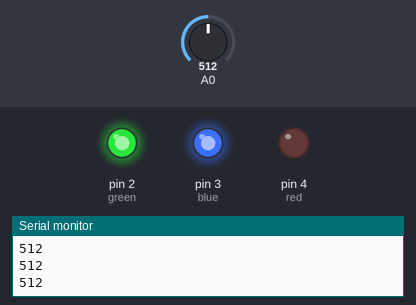
Simulated run of this sketch. Board: Arduino Uno, built with avr-gcc and run on an emulated ATmega328P. Shown: output pins drawn as LEDs (lit = HIGH), the last lines printed to the serial monitor. The test bench sets the inputs (shaded band); at power-on: A0 = 512. Pins used as bus, display or sensor lines are not drawn.

Above: at 1.2 s.
1.3 s: A0 set to 490
At 1.8 s:
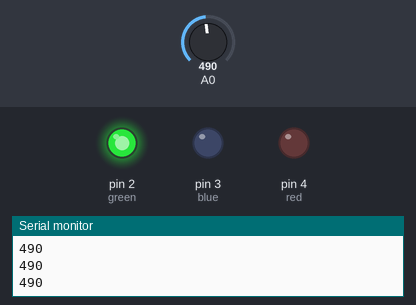
4.3 s: A0 set to 710
At 4.81 s:
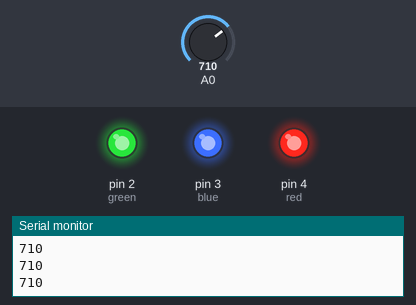
7.3 s: A0 set to 685
At 7.82 s:
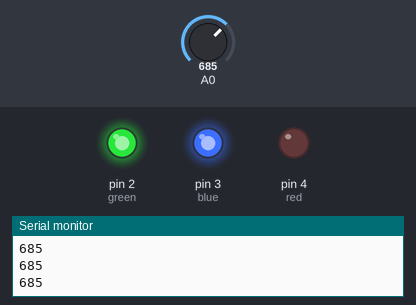
10.3 s: A0 set to 716
At 10.83 s:
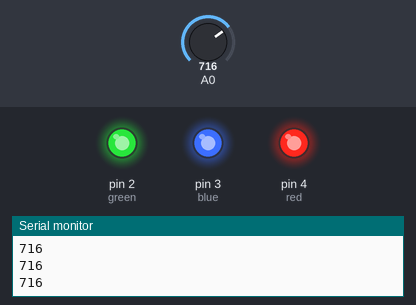
Timing chart, 0 to 13.3 s (numbered marks = the images above; inputs shaded):
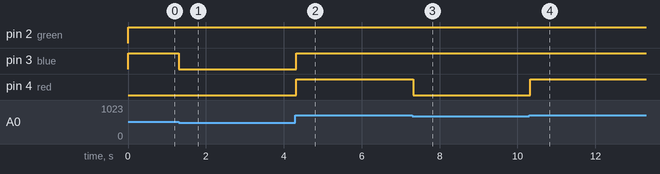

The sketch:

LDR.ino
```cpp
int white=0, yellow=1, green=2, blue=3, red=4;
int arr[5]={white, yellow, green, blue, red};

void setup() {
  Serial.begin(9600);
  pinMode(white, OUTPUT);
  pinMode(yellow, OUTPUT);
  pinMode(green, OUTPUT);
  pinMode(blue, OUTPUT);
  pinMode(red, OUTPUT);
   // put your setup code here, to run once:

}

void loop() {
  int x=analogRead(A0);
  //Serial.print("Resistance levels: ");
  Serial.println(x);
  if(x<=100)
  {
    digitalWrite(white,HIGH);
    digitalWrite(yellow,LOW);
    delay(100);
    digitalWrite(white,LOW);
  }
  else if(x>100 && x<=300)
  {
    digitalWrite(white,HIGH);
    digitalWrite(yellow,HIGH);
    delay(100);
    digitalWrite(white,LOW);
    digitalWrite(yellow,LOW);

  }
  else if (x>300 && x<=500)
  {
    digitalWrite(white,HIGH);
    digitalWrite(yellow,HIGH);
    digitalWrite(green,HIGH);
    delay(100);
    digitalWrite(white,LOW);
    digitalWrite(yellow,LOW);
    digitalWrite(green,LOW);
  }
   else if (x>500 && x<=700)
  {
    digitalWrite(white,HIGH);
    digitalWrite(yellow,HIGH);
    digitalWrite(green,HIGH);
    digitalWrite(blue,HIGH);
    delay(100);
    digitalWrite(white,LOW);
    digitalWrite(yellow,LOW);
    digitalWrite(green,LOW);
    digitalWrite(blue,LOW);
  }
  else
  {
     digitalWrite(white,HIGH);
    digitalWrite(yellow,HIGH);
    digitalWrite(green,HIGH);
    digitalWrite(blue,HIGH);
    digitalWrite(red,HIGH);
    delay(100);
    digitalWrite(white,LOW);
    digitalWrite(yellow,LOW);
    digitalWrite(green,LOW);
    digitalWrite(blue,LOW);
    digitalWrite(red,LOW);
  }

}
```

Measured:
- the behaviour switches between 501 and 500 on A0 (found by bisection; images 0 and 1)
- the behaviour switches between 701 and 700 on A0 (found by bisection; images 2 and 3)
- after the input at 1.3 s, pin 3 (blue): HIGH → LOW at once
- after the input at 4.3 s, pin 3 (blue), pin 4 (red): LOW → HIGH at once
- after the input at 7.3 s, pin 4 (red): HIGH → LOW at once
- after the input at 10.3 s, pin 4 (red): LOW → HIGH at once
